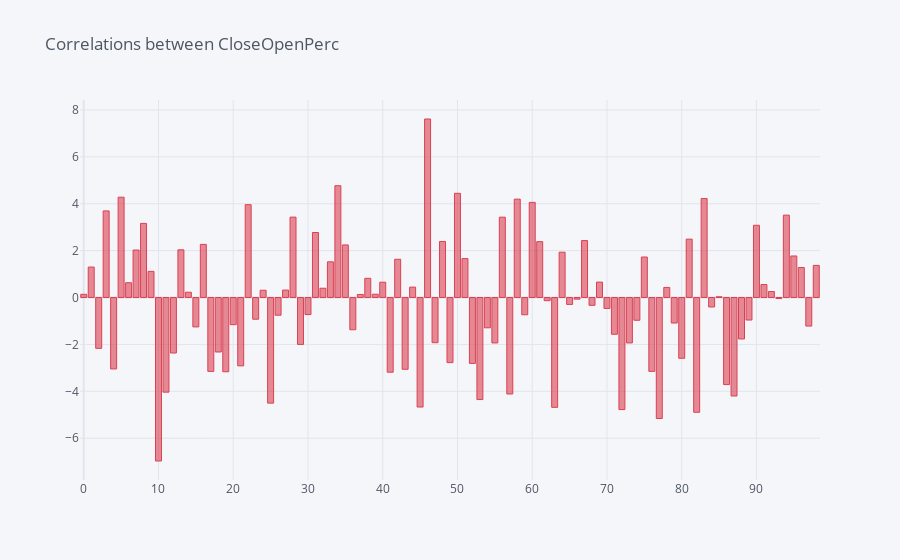

Notebook source saved alongside this figure:
### Code cell
numberofBackCorrelations = 100

correlationsValue = []

for i in range(1,numberofBackCorrelations):
    correlationsValue.append(cluster.CloseOpenPerc.corr(cluster.CloseOpenPerc.shift(i)) * 100)
    #print(correlationsValue[i-1])

correlationsValue = pd.DataFrame(correlationsValue)
correlationsValue.iplot(kind='bar', color="red", title="Correlations between CloseOpenPerc")

### Figure 1 — Plotly figure (JSON) as saved in the notebook; plotly's stock layout.template omitted (floating-point values rounded to 4 significant figures)
{"data": [{"marker": {"color": "rgba(219, 64, 82, 0.6)", "line": {"color": "rgba(219, 64, 82, 1.0)", "width": 1}}, "name": "0", "orientation": "v", "text": "", "type": "bar", "x": [0, 1, 2, 3, 4, 5, 6, 7, 8, 9, 10, 11, 12, 13, 14, 15, 16, 17, 18, 19, 20, 21, 22, 23, 24, 25, 26, 27, 28, 29, 30, 31, 32, 33, 34, 35, 36, 37, 38, 39, 40, 41, 42, 43, 44, 45, 46, 47, 48, 49, 50, 51, 52, 53, 54, 55, 56, 57, 58, 59, 60, 61, 62, 63, 64, 65, 66, 67, 68, 69, 70, 71, 72, 73, 74, 75, 76, 77, 78, 79, 80, 81, 82, 83, 84, 85, 86, 87, 88, 89, 90, 91, 92, 93, 94, 95, 96, 97, 98], "y": [0.1371, 1.299, -2.168, 3.693, -3.047, 4.278, 0.6304, 2.025, 3.161, 1.115, -6.972, -4.036, -2.367, 2.035, 0.2256, -1.253, 2.265, -3.15, -2.324, -3.167, -1.159, -2.915, 3.958, -0.9253, 0.3096, -4.504, -0.7551, 0.3176, 3.429, -2.0, -0.7281, 2.772, 0.3958, 1.522, 4.769, 2.242, -1.374, 0.1305, 0.8197, 0.1407, 0.653, -3.185, 1.631, -3.06, 0.4432, -4.67, 7.613, -1.926, 2.391, -2.776, 4.444, 1.66, -2.811, -4.352, -1.292, -1.937, 3.426, -4.115, 4.195, -0.7361, 4.057, 2.383, -0.1348, -4.683, 1.933, -0.2943, -0.0691, 2.429, -0.3325, 0.6576, -0.465, -1.566, -4.779, -1.937, -0.9694, 1.727, -3.149, -5.159, 0.4299, -1.087, -2.591, 2.489, -4.893, 4.22, -0.4035, 0.03245, -3.713, -4.2, -1.767, -0.9595, 3.08, 0.5531, 0.2544, -0.04363, 3.513, 1.772, 1.279, -1.217, 1.371]}], "layout": {"legend": {"bgcolor": "#F5F6F9", "font": {"color": "#4D5663"}}, "paper_bgcolor": "#F5F6F9", "plot_bgcolor": "#F5F6F9", "title": {"font": {"color": "#4D5663"}, "text": "Correlations between CloseOpenPerc"}, "xaxis": {"gridcolor": "#E1E5ED", "showgrid": true, "tickfont": {"color": "#4D5663"}, "title": {"font": {"color": "#4D5663"}, "text": ""}, "zerolinecolor": "#E1E5ED"}, "yaxis": {"gridcolor": "#E1E5ED", "showgrid": true, "tickfont": {"color": "#4D5663"}, "title": {"font": {"color": "#4D5663"}, "text": ""}, "zerolinecolor": "#E1E5ED"}}}
